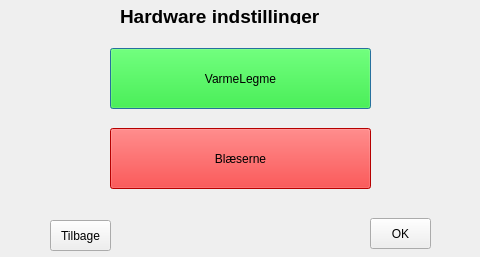
<?xml version="1.0" encoding="UTF-8"?>
<ui version="4.0">
 <class>dialog_hardwaresettings</class>
 <widget class="QDialog" name="dialog_hardwaresettings">
  <property name="geometry">
   <rect>
    <x>0</x>
    <y>0</y>
    <width>480</width>
    <height>257</height>
   </rect>
  </property>
  <property name="maximumSize">
   <size>
    <width>480</width>
    <height>257</height>
   </size>
  </property>
  <property name="windowTitle">
   <string>Dialog</string>
  </property>
  <widget class="QLabel" name="label_3">
   <property name="geometry">
    <rect>
     <x>120</x>
     <y>8</y>
     <width>231</width>
     <height>16</height>
    </rect>
   </property>
   <property name="font">
    <font>
     <pointsize>14</pointsize>
     <weight>75</weight>
     <bold>true</bold>
    </font>
   </property>
   <property name="text">
    <string>Hardware indstillinger</string>
   </property>
  </widget>
  <widget class="QPushButton" name="btn_varme">
   <property name="geometry">
    <rect>
     <x>110</x>
     <y>48</y>
     <width>261</width>
     <height>61</height>
    </rect>
   </property>
   <property name="styleSheet">
    <string notr="true">background-color: rgb(0, 255, 0);</string>
   </property>
   <property name="text">
    <string>VarmeLegme</string>
   </property>
  </widget>
  <widget class="QPushButton" name="btn_ok">
   <property name="geometry">
    <rect>
     <x>370</x>
     <y>218</y>
     <width>61</width>
     <height>31</height>
    </rect>
   </property>
   <property name="text">
    <string>OK</string>
   </property>
  </widget>
  <widget class="QPushButton" name="btn_bloeser">
   <property name="geometry">
    <rect>
     <x>110</x>
     <y>128</y>
     <width>261</width>
     <height>61</height>
    </rect>
   </property>
   <property name="styleSheet">
    <string notr="true">background-color: rgb(255, 0, 0);</string>
   </property>
   <property name="text">
    <string>Blæserne</string>
   </property>
  </widget>
  <widget class="QPushButton" name="btn_back">
   <property name="geometry">
    <rect>
     <x>50</x>
     <y>220</y>
     <width>61</width>
     <height>31</height>
    </rect>
   </property>
   <property name="text">
    <string>Tilbage</string>
   </property>
  </widget>
 </widget>
 <resources/>
 <connections/>
</ui>
